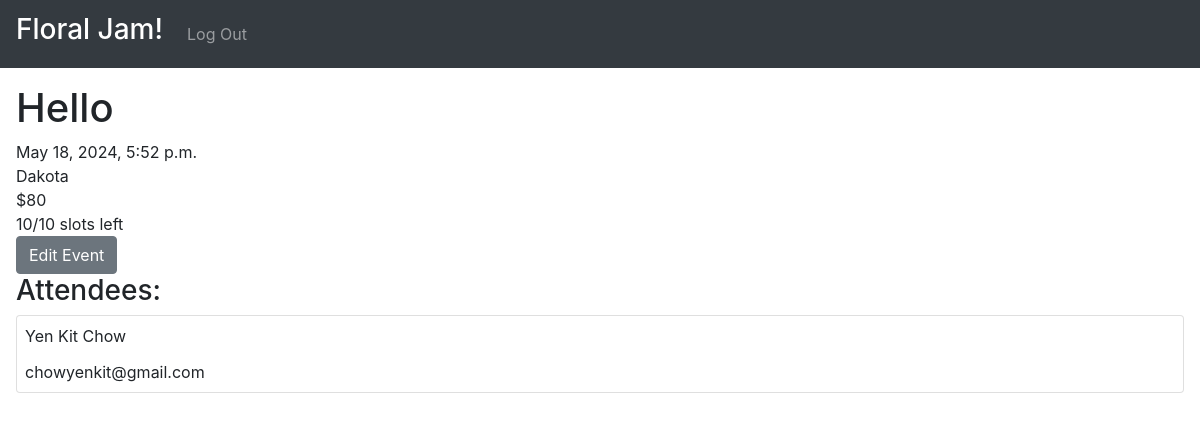
Page /details/1 (signed in) on the earlier database version.
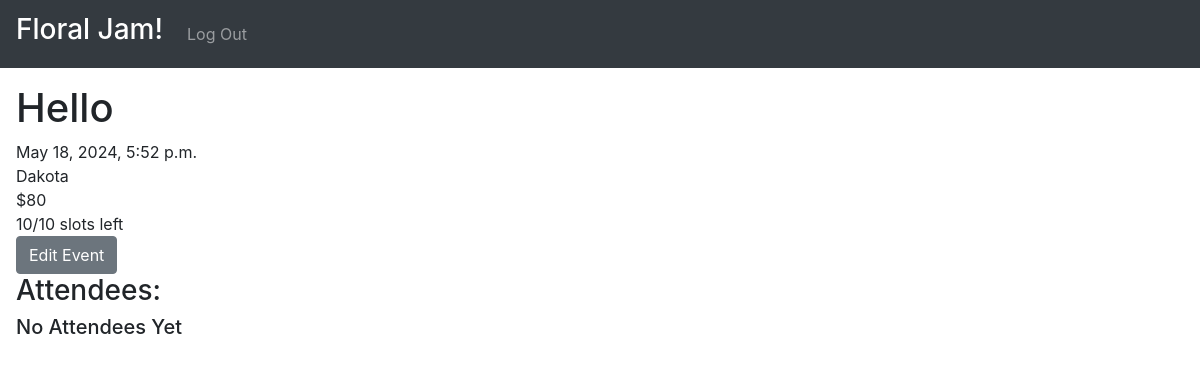
Same page on the later database version.
### floral_jamming/models.py (models this page shows, shortened)
class Event(models.Model):
    title = models.CharField(max_length=100)
    price = models.IntegerField(validators=[MinValueValidator(0)], default=80)
    time = models.DateTimeField()
    location = models.CharField(max_length=300)
    description = models.CharField(max_length=3000)
    capacity = models.IntegerField(validators=[MinValueValidator(0)], default=10)
    creator = models.ForeignKey(User, on_delete=models.CASCADE, related_name="events")
    def num_attendees(self) -> int:
        return sum([attendee.pax for attendee in self.attendees.filter(is_email_verified=True)])
    def remaining_slots(self) -> int:
        return self.capacity - self.num_attendees()

class Attendee(models.Model):
    user = models.ForeignKey(User, on_delete=models.CASCADE, related_name="attendees", null=True)
    event = models.ForeignKey(Event, on_delete=models.CASCADE, related_name="attendees")
    pax = models.IntegerField(validators=[MinValueValidator(1)])
    is_email_verified = models.BooleanField(default=False)

class User(AbstractUser):
    is_email_verified = models.BooleanField(default=False)

### floral_jamming/views.py (the view, shortened to what this page needs)
# urls.py: path("details/<int:event_id>", views.details, name="details"),
@allow_guest_user
def details(request: HttpRequest, event_id: int) -> HttpResponse:
     event = Event.objects.get(id=event_id)
     attendee = event_service.get_attendee(user=request.user, event=event)
     attendee_form = AttendeeForm()
     msg = ''
     return render(request, 'floral_jamming/details.html', {
          'event': event,
          'attendee': attendee,
          'forms': [attendee_form],
          'message': msg
     })

### floral_jamming/services/auth_service/auth_service.py (called while the page is built)
    @staticmethod
    def is_authenticated_user(user: User) -> bool:
        return user.is_authenticated and not is_guest_user(user) and user.is_email_verified

    @staticmethod
    def is_anonymous_user(user: User) -> bool:
        return user.is_anonymous

    @staticmethod
    def is_staff_user(user: User) -> bool:
        return user.is_staff

### floral_jamming/services/event_service/event_service.py (called while the page is built)
    @property
    def __auth_service(self):
        return self._auth_service

    def get_attendee(self, user: User, event: Event) -> Optional[Attendee]:
        auth_service = self.__auth_service
        if auth_service.is_anonymous_user(user):
            return None
        return event.attendees.filter(user=user).first()

### floral_jamming/templates/floral_jamming/details.html (shortened to what this page needs)
{% extends 'floral_jamming/layout.html' %}
{% load static %}
{% load templates %}
{% block body %}
    <h1>{{ event.title }}</h1>
    <div>{{ event.time }}</div>
    <div>{{ event.location }}</div>
    <div>${{ event.price }}</div>
    <div>{{ event.remaining_slots }}/{{ event.capacity }} slots left</div>
    {% if user|is_staff_user and user == event.creator %}
        <a href="{% url 'floral_jamming:create' event.id %}">
            <button class="btn btn-secondary">Edit Event</button>
        </a>
        <h3>Attendees:</h3>
        <div>
            {% for attendee in event.attendees.all %}
                <div class="card p-2">
                    <div class="card-title">{{ attendee.user.first_name }} {{ attendee.user.last_name }}</div>
                    <div class="card-text">{{ attendee.user.email }}</div>
                </div>
            {% empty %}
                <h5>No Attendees Yet</h5>
            {% endfor %}
        </div>
    {% endif %}
{% endblock %}

### floral_jamming/templates/floral_jamming/layout.html (shortened to what this page needs)
{% load static %}
{% load guest_user %}
{% load templates %}
<!DOCTYPE html>
<html lang="en" data-bs-theme="dark">
  <head>
    <link
      rel="stylesheet"
      href="https://stackpath.bootstrapcdn.com/bootstrap/4.4.1/css/bootstrap.min.css"
    />
    <link href="{% static 'floral_jamming/styles.css' %}" rel="stylesheet" />
  </head>
  <body>
    <nav class="navbar navbar-expand-lg navbar-dark bg-dark">
      <a class="navbar-brand" href="{% url 'floral_jamming:index' %}">
        <h3>Floral Jam!</h3>
      </a>
      <div>
        <ul class="navbar-nav mr-auto">
            {% if user|is_authenticated_user %}
                <li class="nav-item">
                  <a class="nav-link" href="{% url 'floral_jamming:logout' %}">Log Out</a>
                </li>
            {% endif %}
        </ul>
    </div>
    </nav>
    <div class="body m-3">
      {% block body %}
      {% endblock %}
    </div>
  </body>
</html>

Differences in the rows shown:
removed Attendee: user.first_name "Yen Kit", user.last_name "Chow", user.email "chowyenkit@gmail.com"
Other differences:
text now shown: "No Attendees Yet"
